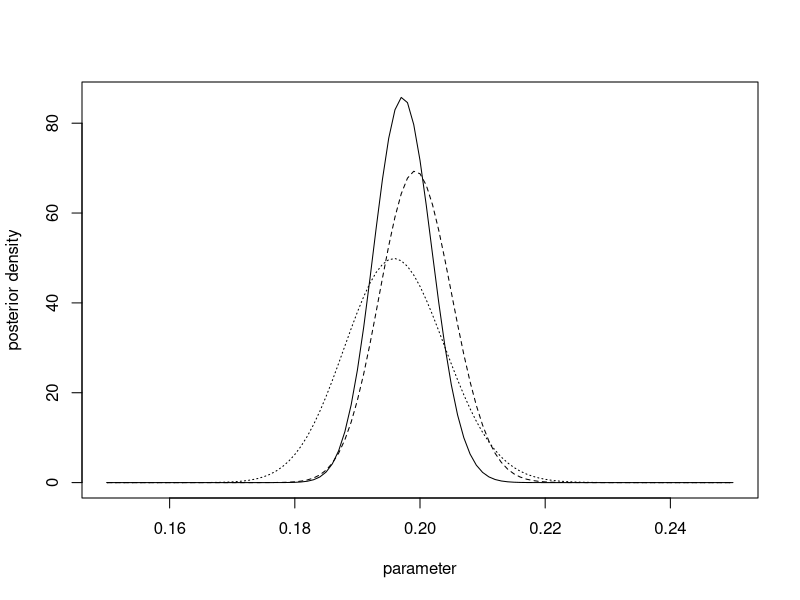
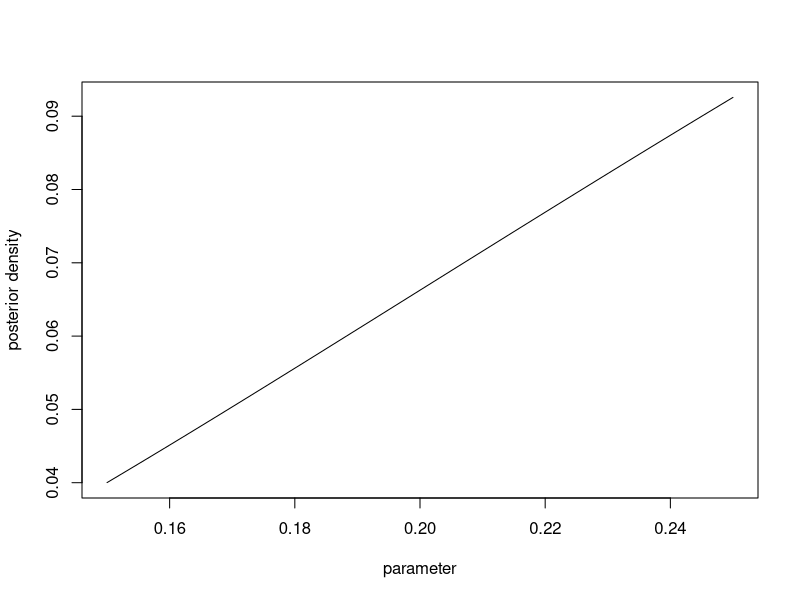
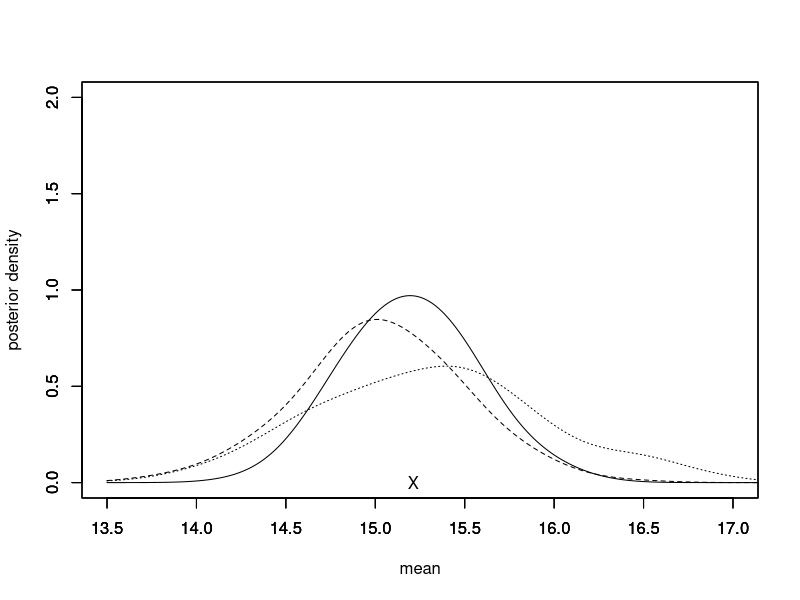
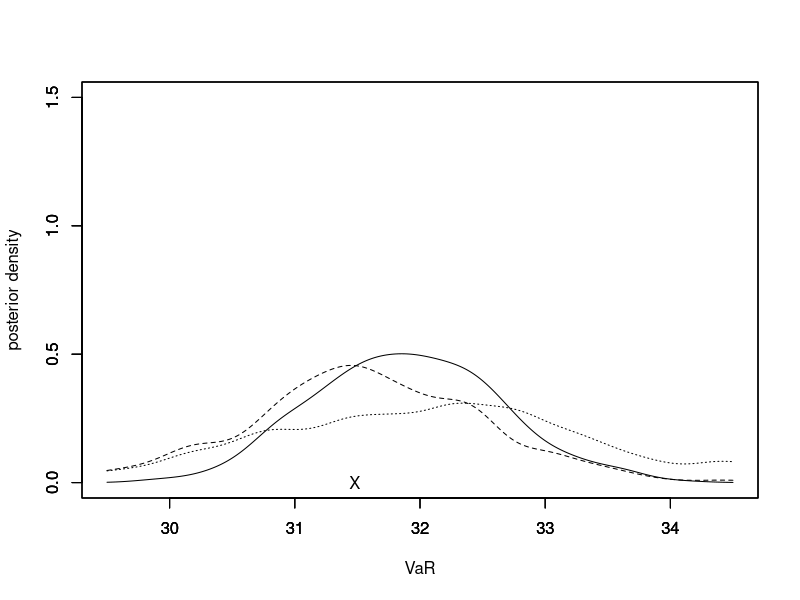
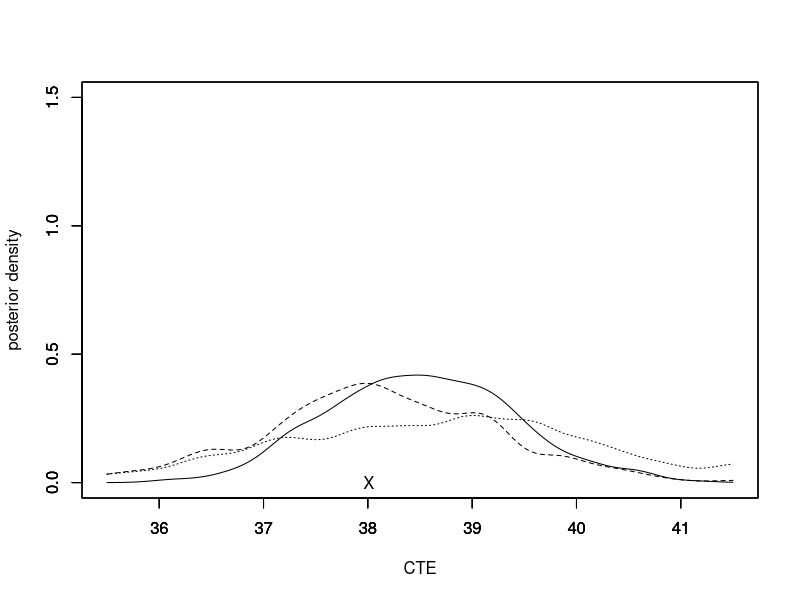
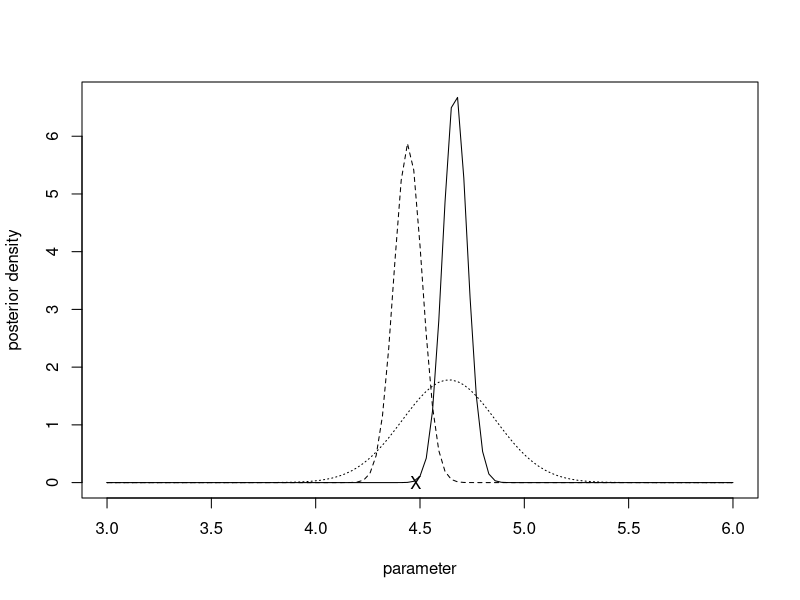

These figures' R source, in order:
##-----------------------------------------------------------------------------------
## TITLE:     Model correctlt specified, Bayesian versus credibility estimation,
##            and Gibbs posterio
##
## AUTHORS:    L. Hong and R. Martin
##-----------------------------------------------------------------------------------

set.seed(55)
alpha <- 3 #shape
lambda <- 0.2 #rate parameter
n <- c(600, 400, 200)
N <- 500
h <- 0.2 #what is h correnspond for?

#found this on page 16, middle paragraph 
#They call 'h' the hazard rate. Note that this is different from the rate parameter. 
#if h = 0.20, then posterior will have gamma distribution with :
  #shape parameter (3n+1) and 
  #rate parameters 1/5 + sum(x[1:n]^-1)

#X <- rlnorm(n[1], meanlog=1, sdlog=1) #generate random number log normal distribution
X <- rgamma(n[1], shape=3, rate=lambda)
shape <- n*alpha+1
rate1 <- lambda+sum(X) #RATE for n = 600
rate2 <- lambda+sum(X[1:400]) #rate for n=400
rate3 <- lambda+sum(X[1:200]) #rate for n=200
mean(X) #credibility mean

#alpha is shape and lamda is 1/rate 

#---------------------------------------------------
# plots of the posterior for different sample sizes
#---------------------------------------------------

dpost1 <- function(x){dgamma(x, shape=shape[1], rate=rate1)}
curve(dpost1, from=0.15, to=0.25, xlab="parameter", ylab="posterior density", lty=1)
dpost2 <- function(x){dgamma(x, shape=shape[2], rate=rate2)}
curve(dpost2, from=0.15, to=0.25, xlab="", ylab="", lty=2, add=TRUE)
dpost3 <- function(x){dgamma(x, shape=shape[3], rate=rate3)}
curve(dpost3, from=0.15, to=0.25, xlab="", ylab="", lty=3, add=TRUE)

dpost4 <- function(x){dlnorm(x, meanlog = 1, sdlog = 1)}
curve(dpost4, from=0.15, to=0.25, xlab="parameter", ylab="posterior density", lty=1)
dpost5 <- function(x){dlnorm(x, meanlog = 2, sdlog = 2)}
curve(dpost5, from=0.15, to=0.25, xlab="parameter", ylab="posterior density", lty=2, add=TRUE)
dpost6 <- function(x){dlnorm(x, meanlog = 3, sdlog = 3)}
curve(dpost6, from=0.15, to=0.25, xlab="parameter", ylab="posterior density", lty=3, add=TRUE)
#points(0.669 , 0, pch = "X") #need to calculate K(P*, P) by calculus

#------------------------------------
# Posteriors of the predictive mean
#------------------------------------


#produce random # from gamma w/ different alpha and betha
Y1 <- rgamma(N, shape=shape[1], rate=rate1) 
Y2 <- rgamma(N, shape=shape[2], rate=rate2)
Y3 <- rgamma(N, shape=shape[3], rate=rate3)


mu1 <- alpha/Y1
mu2 <- alpha/Y2
mu3 <- alpha/Y3

#get function to produce density of standard normal
f1.hat <- function(x){
    y <- mean(dnorm((x-mu1)/h))/h
    return(y)
}

f2.hat <- function(x){
    y <- mean(dnorm((x-mu2)/h))/h
    return(y)
}

f3.hat <- function(x){
    y <- mean(dnorm((x-mu3)/h))/h
    return(y)
}

x <- seq(13.5, 17.5, 0.01) #there is 201 # generated from the sequence from 3.5 - 5.5 by 0.01
y1 <- sapply(x, f1.hat)
y2 <- sapply(x, f2.hat)
y3 <- sapply(x, f3.hat)

plot(x, y1, type="l", xlim=c(13.5, 17), ylim=c(0, 2), lty=1, xlab="mean", ylab="posterior density")
par(new=T)
plot(x, y2, type="l", xlim=c(13.5, 17), ylim=c(0, 2), lty=2, xlab="", ylab="")
par(new=T)
plot(x, y3, type="l", xlim=c(13.5, 17), ylim=c(0, 2), lty=3, xlab="", ylab="")
par(new=T)
points(15.21233 , 0, pch = "X") #credibility mean


#------------------
# posterior of VaR
#------------------

#VaR.star <- qlnorm(0.95, meanlog=1, sdlog=1)
VaR.star <- qgamma(0.95, shape=3, rate=lambda)
#d <- function(x){exp(-(log(x)-1)^2/2)/(sqrt(2*pi))}
d <- function(x){(lambda^3/gamma(3))*x^(3)*exp(-lambda*x)}
CTE.star <- integrate(d, lower=VaR.star, upper=Inf)$value/0.05

g <- function(x){
    y <- qgamma(0.95, shape=3, rate=x)
    return(y)
}
VaR1 <- sapply(Y1, g)
VaR2 <- sapply(Y2, g)
VaR3 <- sapply(Y3, g)


g1.hat <- function(x){ 
    y <- mean(dnorm((x-VaR1)/h))/h
    return(y)
}

g2.hat <- function(x){ 
    y <- mean(dnorm((x-VaR2)/h))/h
    return(y)
}

g3.hat <- function(x){ 
    y <- mean(dnorm((x-VaR3)/h))/h
    return(y)
}


x <- seq(29.5, 34.5, 0.01)
y1 <- sapply(x, g1.hat)
y2 <- sapply(x, g2.hat)
y3 <- sapply(x, g3.hat)

plot(x, y1, type="l", xlim=c(29.5, 34.5),  ylim=c(0, 1.5), lty=1, xlab="VaR", ylab="posterior density")
par(new=T)
plot(x, y2, type="l", xlim=c(29.5, 34.5), ylim=c(0, 1.5), lty=2, xlab="", ylab="")
par(new=T)
plot(x, y3, type="l", xlim=c(29.5, 34.5), ylim=c(0, 1.5), lty=3, xlab="", ylab="")
par(new=T)
points(31.47897, 0, pch = "X") #this point is true VaR

#-----------------------------------
# posterior of CTE
#-----------------------------------

b <- function(theta){
   integrand<-function(x){x*dgamma(x, shape=3, rate=theta)}
   y<-integrate(integrand, lower=qgamma(0.95, 3, theta), upper=Inf)$value/0.05  
   return(y)
}

CTE1 <- sapply(Y1, b)
CTE2 <- sapply(Y2, b)
CTE3 <- sapply(Y3, b)


h1.hat<-function(x){
  y<-mean(dnorm((x-CTE1)/h))/h
  return(y)
}

h2.hat<-function(x){
  y<-mean(dnorm((x-CTE2)/h))/h
  return(y)
}

h3.hat<-function(x){
  y<-mean(dnorm((x-CTE3)/h))/h
  return(y)
}


x <- seq(35.5, 41.5, 0.01)
y1 <- sapply(x, h1.hat)
y2 <- sapply(x, h2.hat)
y3 <- sapply(x, h3.hat)

plot(x, y1, type="l", xlim=c(35.5, 41.5),  ylim=c(0, 1.5), lty=1, xlab="CTE", ylab="posterior density")
par(new=T)
plot(x, y2, type="l", xlim=c(35.5, 41.5), ylim=c(0, 1.5), lty=2, xlab="", ylab="")
par(new=T)
plot(x, y3, type="l", xlim=c(35.5, 41.5), ylim=c(0, 1.5), lty=3, xlab="", ylab="")
par(new=T)
points(38.0088, 0, pch = "X") #This point is true CTE



#simulating Gibbs
#Work in progress
set.seed(54)
X6 <- rlnorm(n[1], meanlog=1, sdlog=1)
X4 <- rlnorm(n[2], meanlog=1, sdlog=1)
X2 <- rlnorm(n[3], meanlog=1, sdlog=1)
mu6 <- mean(X6)
mu4 <- mean(X4)
mu2 <- mean(X2)
w6 <- 1/(2*var(X6))
w4 <- 1/(2*var(X4))
w2<- 1/(2*var(X2))
w <- cbind(w6,w4,w2)
sigma <- 1/(2*n*w+1)


#---------------------------------------------------
# plots of the posterior for different sample sizes
#---------------------------------------------------
?dnorm
dpost1 <- function(x){dnorm(x, mean=mu6, sd=sigma[1])}
curve(dpost1, from=3, to=6, xlab="parameter", ylab="posterior density", lty=1)
dpost2 <- function(x){dnorm(x, mean=mu4, sd=sigma[2])}
curve(dpost2, from=3, to=6, xlab="", ylab="", lty=2, add=TRUE)
dpost3 <- function(x){dnorm(x, mean=mu2, sd=sigma[3])}
curve(dpost3, from=3, to=6, xlab="", ylab="", lty=3, add=TRUE)
points(4.48 , 0, pch = "X")

